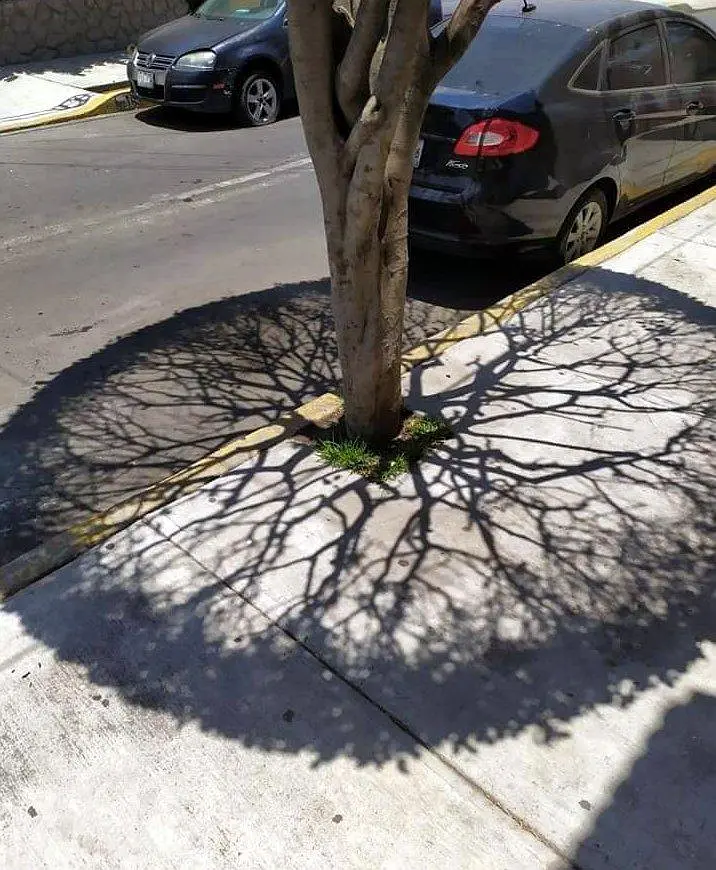
#> input picture results/douban_candidates/01_full.jpg, 716 x 870 px; its folder holds only this picture in this run
$ python make_tiny_thumbs.py
#> lines starting #> are read from the running program, lines starting #| are printed output that depends on the picture
from pathlib import Path
from PIL import Image, ImageDraw
ROOT=Path(__file__).resolve().parent
src=ROOT/'results'/'douban_candidates'
out=ROOT/'results'/'douban_tiny'
out.mkdir(parents=True,exist_ok=True)
for i in range(1,35):
    p=src/f'{i:02d}_full.jpg'
    if not p.exists(): continue
    im=Image.open(p).convert('RGB')
#> im is the input picture: PIL image 716x870 RGB; mean R, G, B 122.5, 119.2, 118.2
    im.thumbnail((120,140))
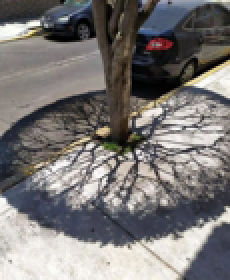
#> im: PIL image 115x140 RGB (shown 2 times larger); mean R, G, B 122.4, 119.1, 118.1
    c=Image.new('RGB',(128,160),'white')
#> c: PIL image 128x160 RGB; every value is 255
    c.paste(im,((128-im.width)//2,2))
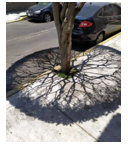
#> c: PIL image 128x160 RGB; mean R, G, B 150.8, 148.2, 147.3
    ImageDraw.Draw(c).text((4,144),f'#{i} {Image.open(p).width}x{Image.open(p).height}',fill='black')
    c.save(out/f'{i:02d}.jpg',quality=28,optimize=True)
